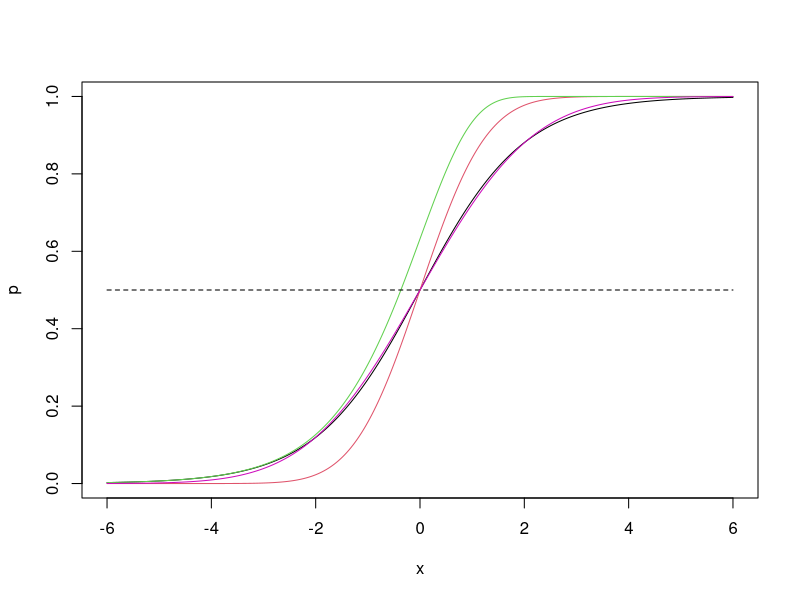
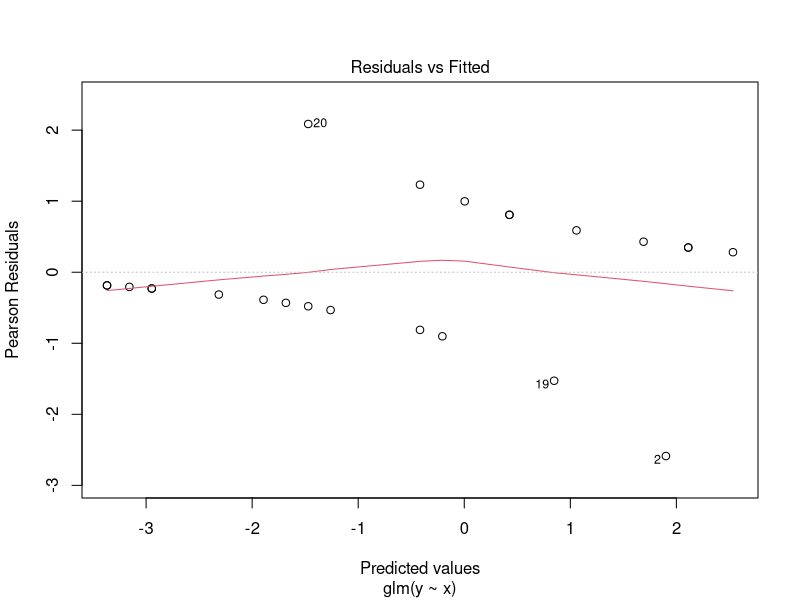
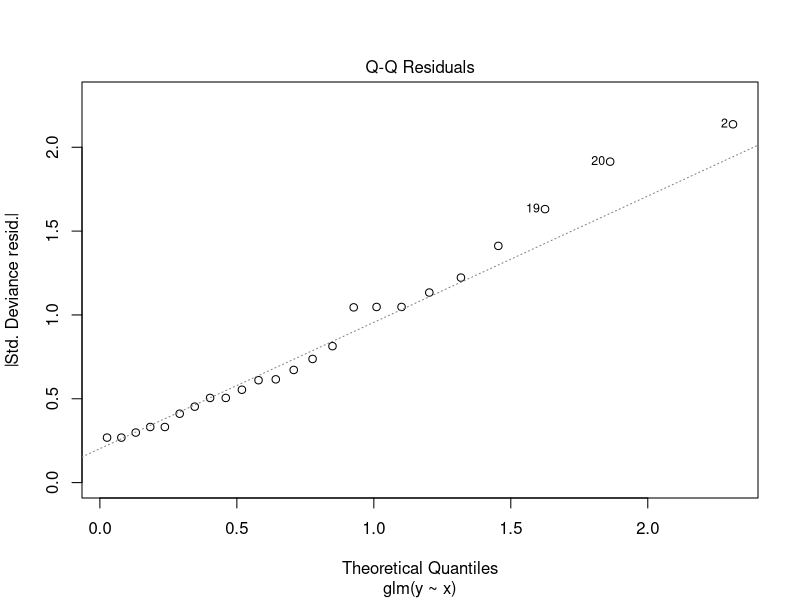
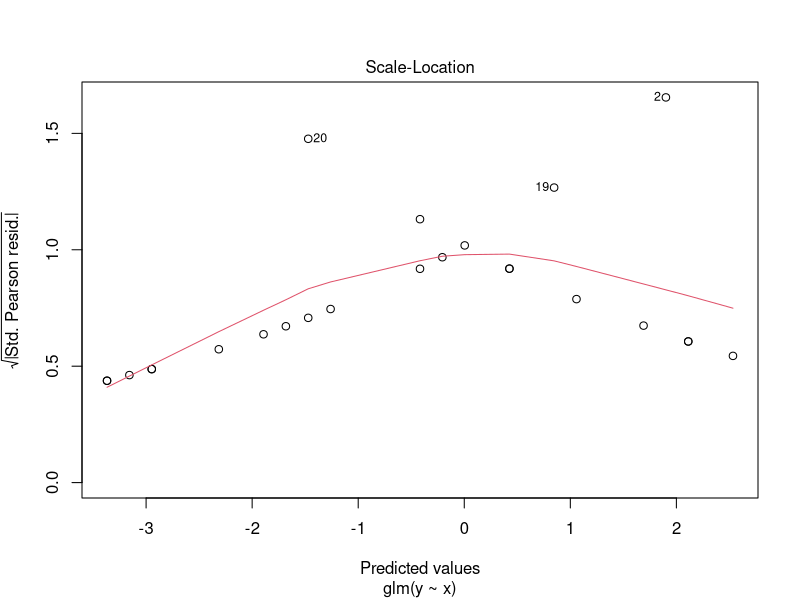
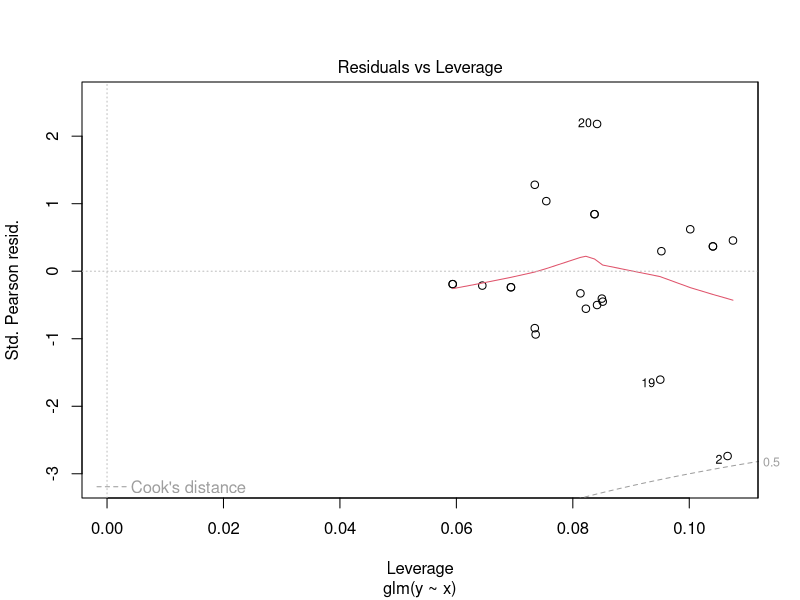

The R source for these figures, in order:
## ---- chunk 1
knitr::opts_chunk$set(
    echo = TRUE,
    warning = FALSE,
    message = FALSE)
## ---- chunk 2
x <- (-150:150)/25; plot(x,1-1/(1+exp(x)),type="l",ylab="p")
         lines(x,pnorm(x),col=2); lines(x,1-exp(-exp(x)),col=3)
         lines(c(-6,6),c(.5,.5),lty=2,col=1)
lines(x,pnorm(x,sd=1.7),col=6)
## ---- chunk 3
df <- data.frame(
        x = c(14, 29, 6, 25, 18, 4, 18, 12, 22, 6, 30, 11, 30, 5, 
            20, 13, 9, 32, 24, 13, 19, 4, 28, 22),
        y = c(0, 0, 0, 1, 1, 0, 0, 0, 1, 0, 1, 0, 1, 0, 1, 0, 
            0, 1, 0, 1, 0, 0, 1, 1)
        )

# train the glm
df.lgt0 <- glm(y ~ x, family = binomial, data = df)
summary(df.lgt0)
anova(df.lgt0)
summary(df.lgt0)
plot(df.lgt0)

df.lgt1 <- glm(y ~ 1, family = binomial(link = probit), data = df)
df.lgt1
## ---- chunk 4
admitted <- rep(c(0, 1), each = 2)
count <- c(94, 53, 299, 138)
sex <- rep(c(0, 1), 2)
df <- data.frame(sex, admitted, count)

# Q3-(a)
model <- glm(count ~ sex + admitted + sex:admitted, family = poisson, data = df)
model

# Q3-(b) & Q3-(c)
model2 <- glm(count ~ sex + admitted, family = poisson, data = df)
model2
